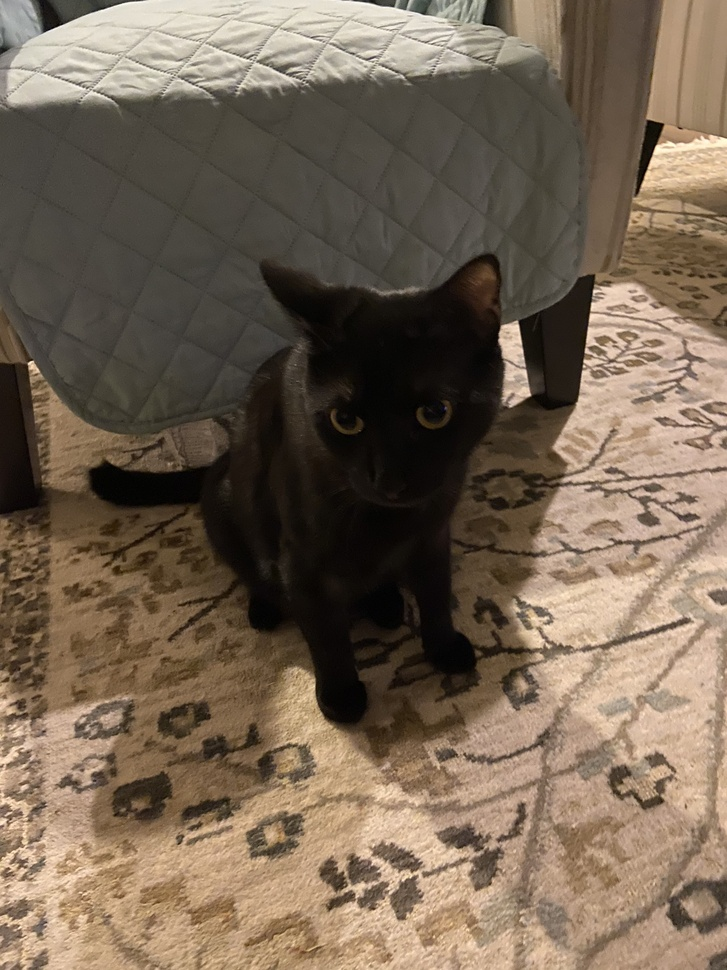
#> input picture CSC 356 Machine Learning/5.jpg, 727 x 970 px, shrunk from 3024 x 4032 before the run, found by its file name
$ python LearningContrastandBrightness.py
#> lines starting #> are read from the running program, lines starting #| are printed output that depends on the picture
#Nicholas Jonas
#10/16/2020
#Week 1 Assignment
#CSC355: Open Source Development
#The goal of this program was to use two enhancements on one photo. The first
#enhancement was saved just for comparison.
from PIL import Image, ImageEnhance


def main():
    #Main function that executes the two image enhancements.
    print("Hello World!")

    cosmo = Image.open("5.jpg")
#> cosmo is the input picture: PIL image 727x970 RGB; mean R, G, B 117.2, 101.2, 83.9
    cosmo.show()

    contrast = ImageEnhance.Contrast(cosmo)
    newImage = contrast.enhance(3.0)
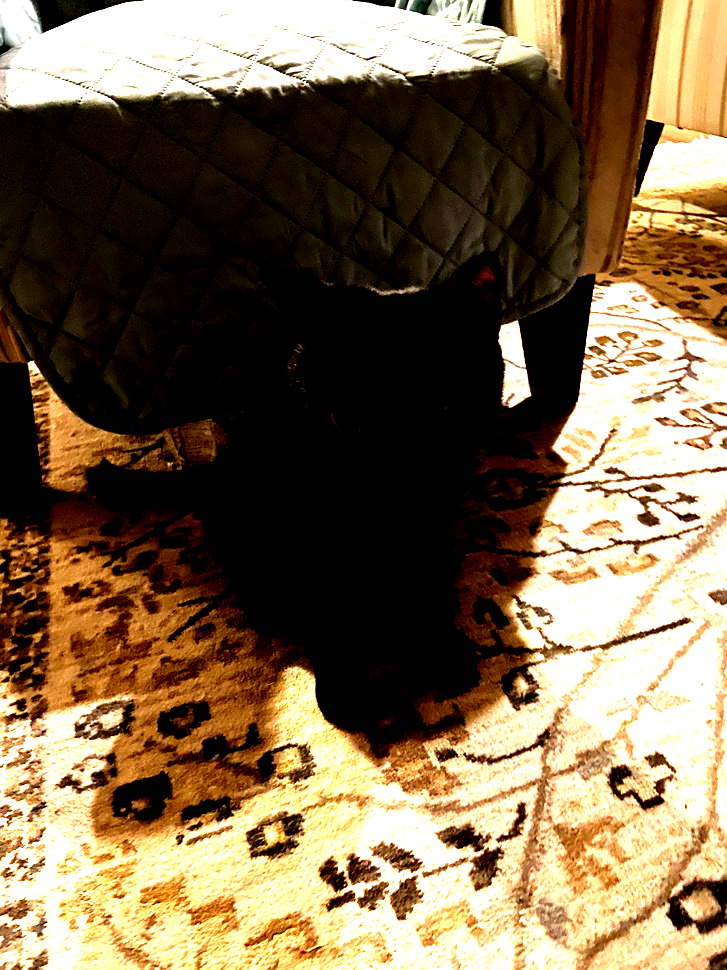
#> newImage: PIL image 727x970 RGB; mean R, G, B 124.8, 104.5, 77.7
    newImage.save("PIL_Photos/contrastExample.jpg") #Adds contrast

    #newImage = Image.open("PIL_Photos/contrastExample.jpg")
    bright = ImageEnhance.Brightness(newImage)
    bright.enhance(3.0).save("PIL_Photos/ContrastandBrightness.jpg")
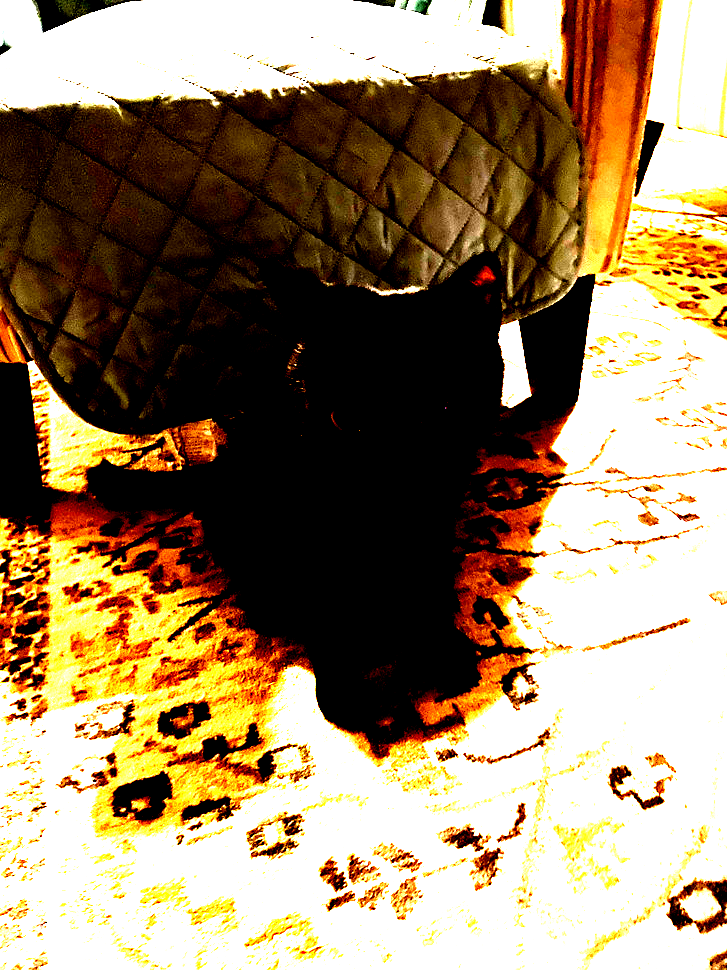
#> saved as ContrastandBrightness.jpg: PIL image 727x970 RGB; mean R, G, B 154.4, 133.6, 105.6
    #adds brightness
#main


if __name__ == "__main__":
    main()

$ run again, with CSC 356 Machine Learning/1.jpg copied over CSC 356 Machine Learning/5.jpg
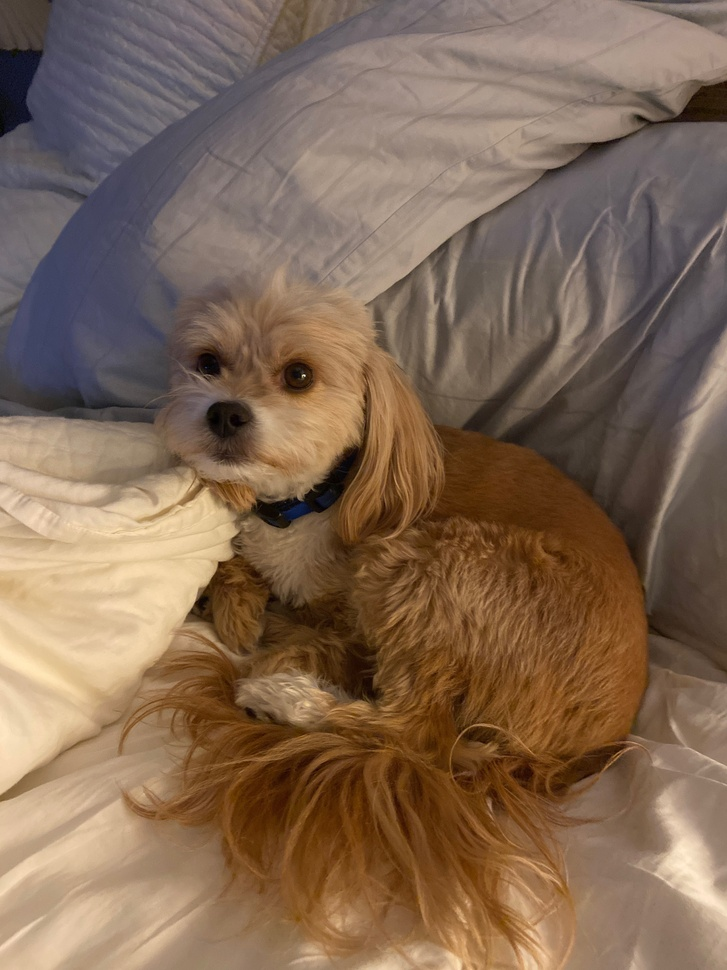
#> input picture CSC 356 Machine Learning/1.jpg, 727 x 970 px, shrunk from 3024 x 4032 before the run, found by its file name
#> in main, cosmo is the input picture: PIL image 727x970 RGB; mean R, G, B 129.6, 104.9, 84.6
#> in main, `newImage = contrast.enhance(3.0)`:
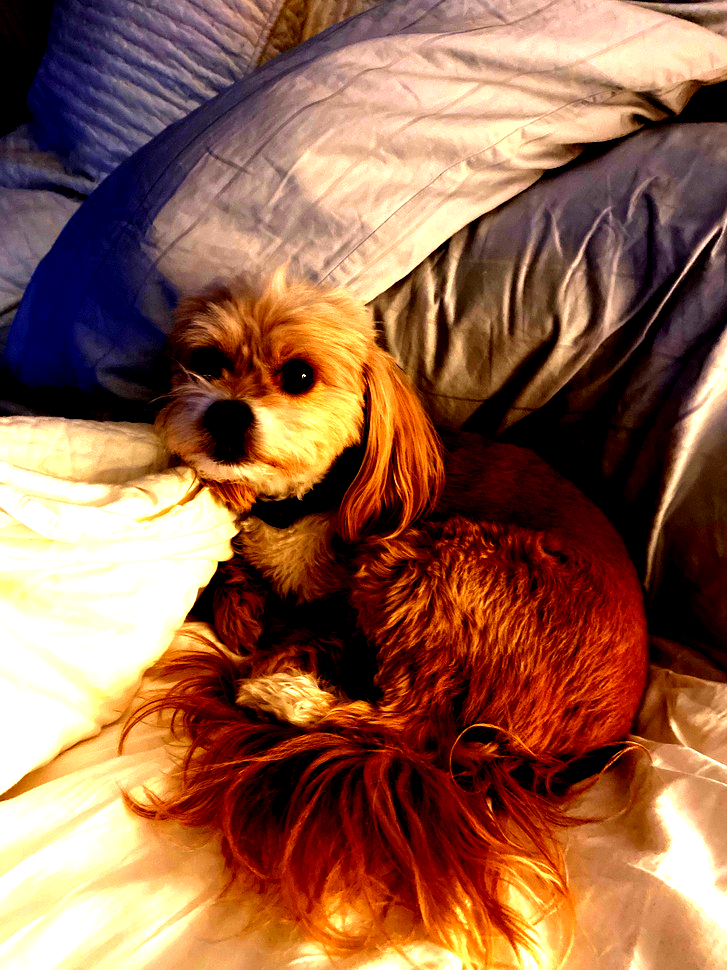
#> newImage: PIL image 727x970 RGB; mean R, G, B 146.5, 98.6, 74.3
#> in main, `bright.enhance(3.0).save("PIL_Photos/ContrastandBrightness.jpg")`:
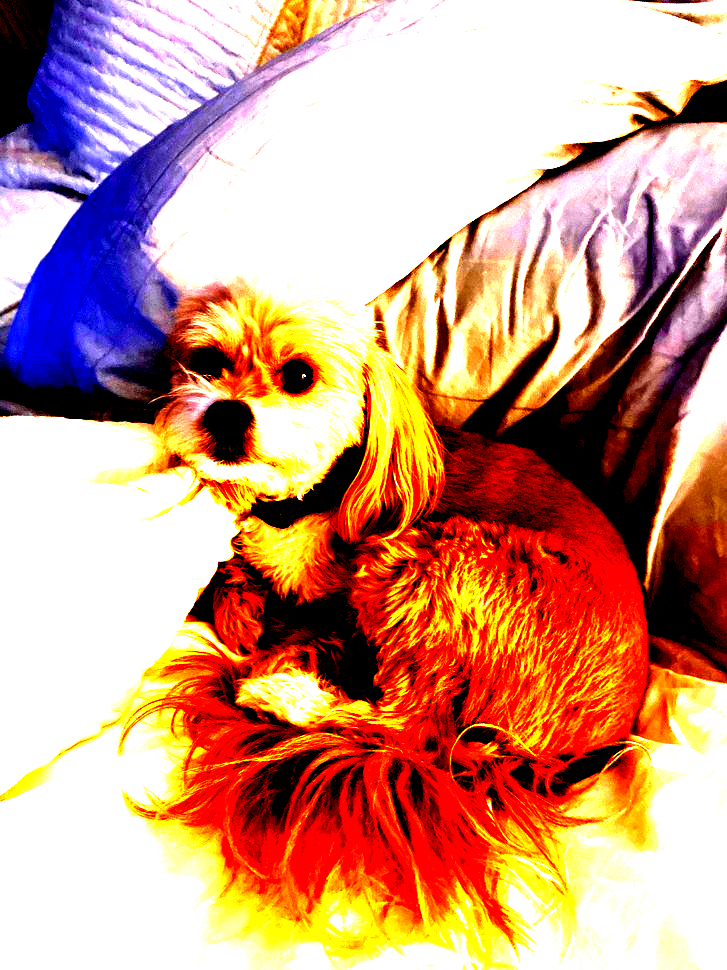
#> saved as ContrastandBrightness.jpg: PIL image 727x970 RGB; mean R, G, B 204.7, 153.3, 133.1

$ run again, with CSC 356 Machine Learning/6.jpg copied over CSC 356 Machine Learning/5.jpg
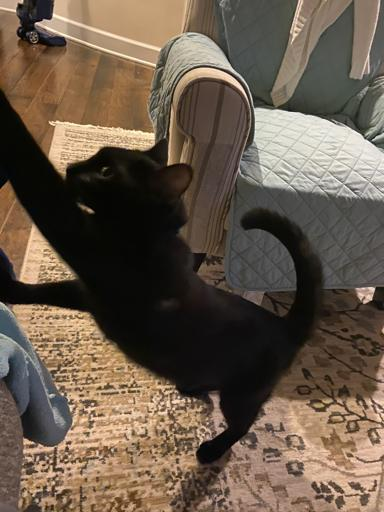
#> input picture CSC 356 Machine Learning/6.jpg, 384 x 512 px, found by its file name
#> in main, cosmo is the input picture: PIL image 384x512 RGB; mean R, G, B 104.6, 89.7, 74.8
#> in main, `newImage = contrast.enhance(3.0)`:
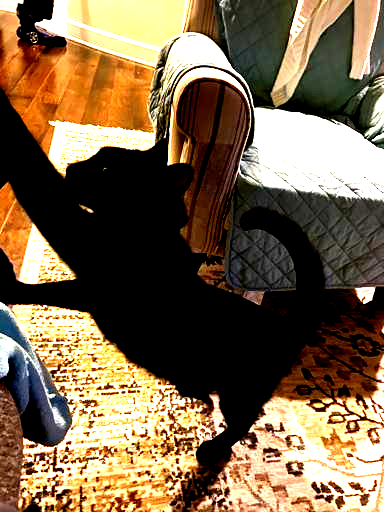
#> newImage: PIL image 384x512 RGB; mean R, G, B 123.3, 101.9, 74.7
#> in main, `bright.enhance(3.0).save("PIL_Photos/ContrastandBrightness.jpg")`:
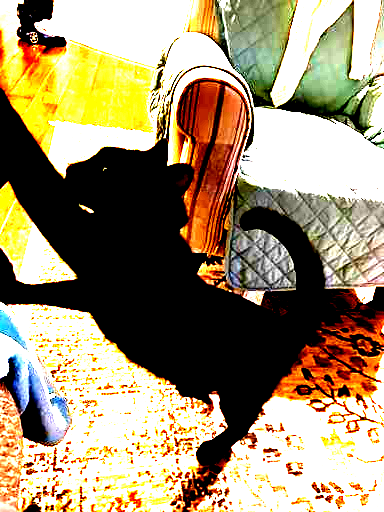
#> saved as ContrastandBrightness.jpg: PIL image 384x512 RGB; mean R, G, B 159.3, 144.1, 113.7
